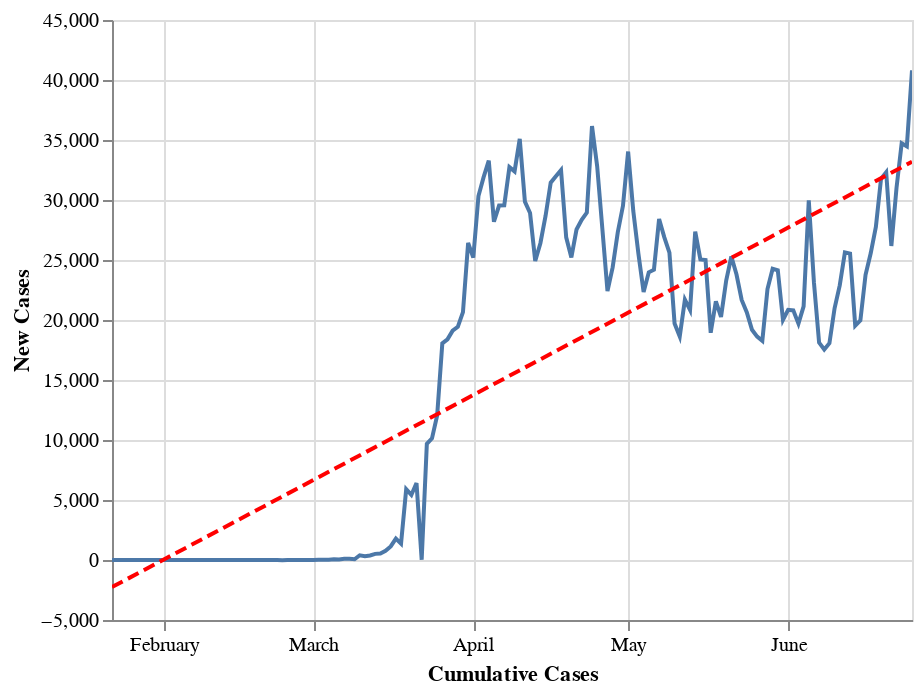

The cell this chart's notebook holds for it:
### Code cell
data = country_level
state = alt.Chart(data[data['Country'] == 'US'].sort_values('Date').tail(160)).mark_line().encode(
    alt.X('Date:T', axis=alt.Axis(title='Cumulative Cases')),
    alt.Y('Confirmed_New:Q', axis=alt.Axis(title='New Cases'))
)
reg = state.transform_regression("Date", "Confirmed_New", method="linear").mark_line(color='red', strokeDash=[6,3])
(state+reg).interactive()

### Figure 1 — Vega-Lite specification as saved in the notebook (floating-point values rounded to 4 significant figures; data arrays with more than 128 entries replaced by an {"elided": "..."} marker saying what was removed)
{"config": {"view": {"continuousWidth": 400, "continuousHeight": 300}}, "layer": [{"mark": "line", "encoding": {"x": {"type": "temporal", "axis": {"title": "Cumulative Cases"}, "field": "Date"}, "y": {"type": "quantitative", "axis": {"title": "New Cases"}, "field": "Confirmed_New"}}, "selection": {"selector002": {"type": "interval", "bind": "scales", "encodings": ["x", "y"]}}}, {"mark": {"type": "line", "color": "red", "strokeDash": [6, 3]}, "encoding": {"x": {"type": "temporal", "axis": {"title": "Cumulative Cases"}, "field": "Date"}, "y": {"type": "quantitative", "axis": {"title": "New Cases"}, "field": "Confirmed_New"}}, "transform": [{"on": "Date", "regression": "Confirmed_New", "method": "linear"}]}], "data": {"name": "data-b037399642df0cbc80a02d6cc648af98"}, "$schema": "https://vega.github.io/schema/vega-lite/v4.0.2.json", "datasets": {"data-b037399642df0cbc80a02d6cc648af98": {"elided": "156 records"}}}
